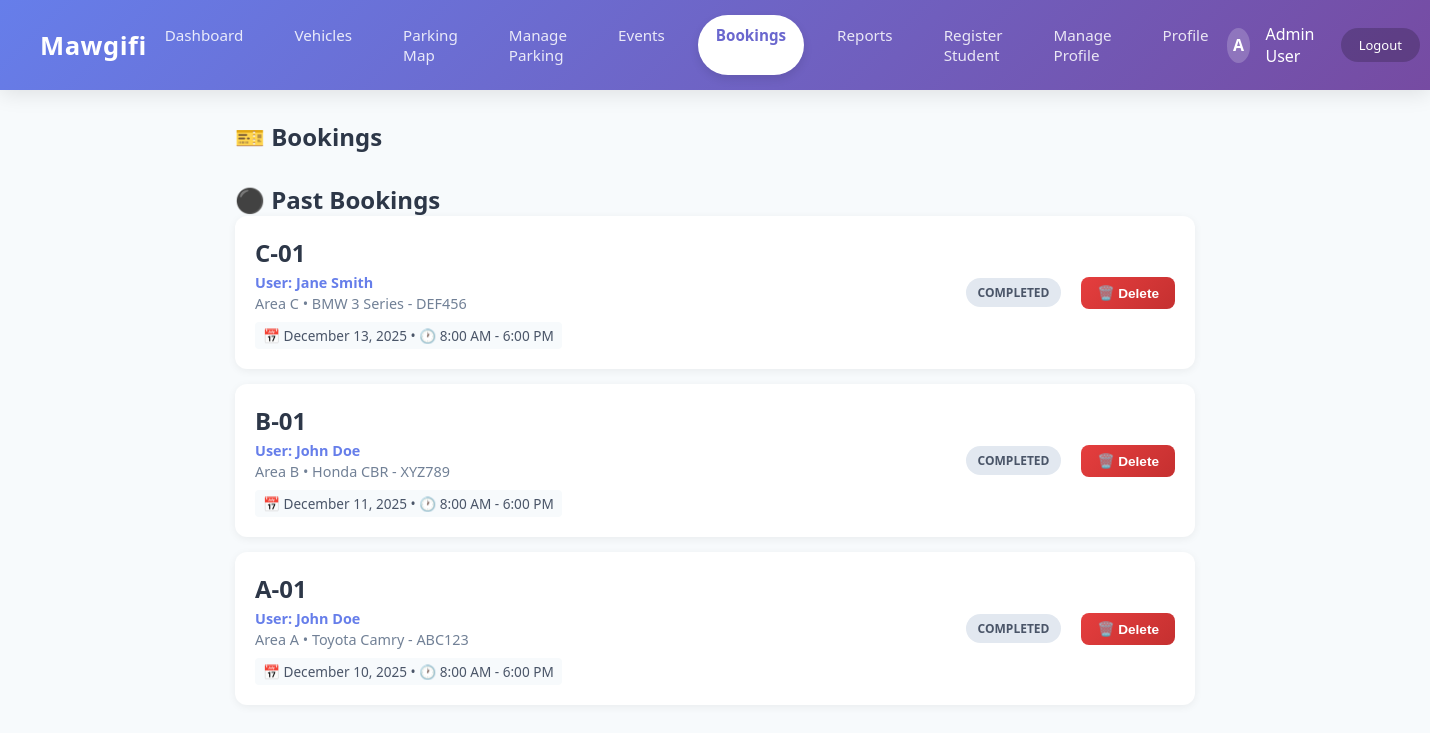
The page /modules/booking/index.php (signed in) on the database as committed earlier.
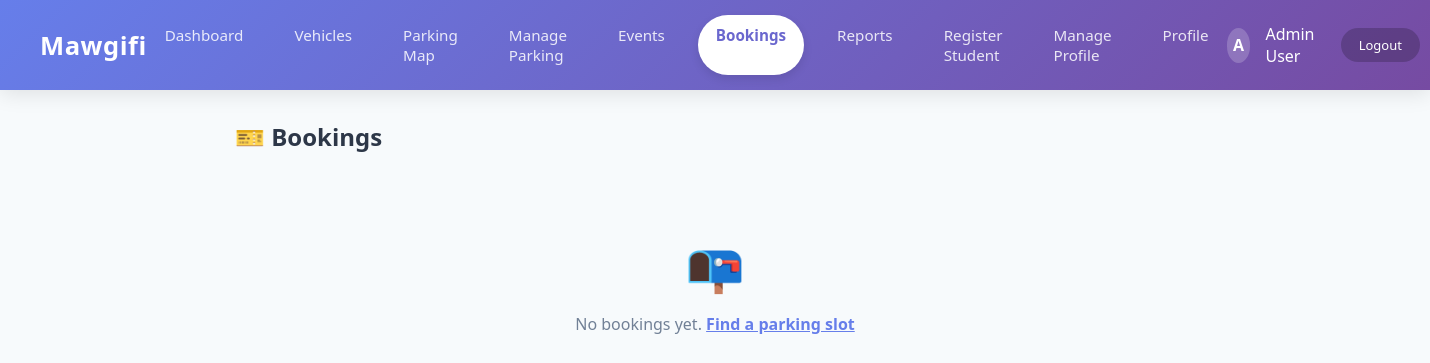
The same page on the database as committed later.
### tables this page shows
CREATE TABLE Booking (
    booking_id INT AUTO_INCREMENT PRIMARY KEY,
    vehicle_id INT NOT NULL,
    event_id INT,
    Space_id INT,
    Availability_id INT,
    booking_end DATETIME,
    booking_qr_code VARCHAR(255),
    created_at TIMESTAMP DEFAULT CURRENT_TIMESTAMP,
    updated_at TIMESTAMP DEFAULT CURRENT_TIMESTAMP ON UPDATE CURRENT_TIMESTAMP,
    Booking_invoice VARCHAR(255),
    booking_start DATETIME,
    check_in_time DATETIME NULL,
    check_out_time DATETIME NULL,
    status ENUM('pending', 'checked_in', 'completed', 'cancelled') DEFAULT 'pending',
    FOREIGN KEY (vehicle_id) REFERENCES Vehicle(vehicle_id) ON DELETE CASCADE ON UPDATE CASCADE,
    FOREIGN KEY (event_id) REFERENCES Event(event_id) ON DELETE SET NULL ON UPDATE CASCADE,
    FOREIGN KEY (Space_id) REFERENCES ParkingSpace(Space_id) ON DELETE SET NULL ON UPDATE CASCADE,
    FOREIGN KEY (Availability_id) REFERENCES Availability(Availability_id) ON DELETE SET NULL ON UPDATE CASCADE
);

CREATE TABLE ParkingSpace (
    Space_id INT AUTO_INCREMENT PRIMARY KEY,
    area_id INT NOT NULL,
    Availability_id INT,
    space_number VARCHAR(20) NOT NULL,
    qr_code VARCHAR(255),
    qr_img_path VARCHAR(255),
    created_at TIMESTAMP DEFAULT CURRENT_TIMESTAMP,
    updated_at TIMESTAMP DEFAULT CURRENT_TIMESTAMP ON UPDATE CURRENT_TIMESTAMP,
    FOREIGN KEY (area_id) REFERENCES ParkingArea(area_id) ON DELETE CASCADE ON UPDATE CASCADE,
    FOREIGN KEY (Availability_id) REFERENCES Availability(Availability_id) ON DELETE SET NULL ON UPDATE CASCADE
);

CREATE TABLE `User` (
    user_id INT AUTO_INCREMENT PRIMARY KEY,
    UserName VARCHAR(100) NOT NULL,
    Email VARCHAR(150) NOT NULL,
    PhoneNumber VARCHAR(20),
    UserType ENUM('admin', 'user', 'staff') DEFAULT 'user',
    created_at TIMESTAMP DEFAULT CURRENT_TIMESTAMP,
    updated_at TIMESTAMP DEFAULT CURRENT_TIMESTAMP ON UPDATE CURRENT_TIMESTAMP,
    password VARCHAR(255) NOT NULL,
    Address TEXT
);

CREATE TABLE ParkingArea (
    area_id INT AUTO_INCREMENT PRIMARY KEY,
    Availability_id INT,
    area_name VARCHAR(100) NOT NULL,
    area_type VARCHAR(50),
    created_at TIMESTAMP DEFAULT CURRENT_TIMESTAMP,
    updated_at TIMESTAMP DEFAULT CURRENT_TIMESTAMP ON UPDATE CURRENT_TIMESTAMP,
    AreaSize DECIMAL(10, 2),
    FOREIGN KEY (Availability_id) REFERENCES Availability(Availability_id) ON DELETE SET NULL ON UPDATE CASCADE
);

CREATE TABLE Vehicle (
    vehicle_id INT AUTO_INCREMENT PRIMARY KEY,
    user_id INT NOT NULL,
    vehicle_type VARCHAR(50),
    vehicle_model VARCHAR(100),
    license_plate VARCHAR(20) NOT NULL,
    grant_document VARCHAR(255),
    created_at TIMESTAMP DEFAULT CURRENT_TIMESTAMP,
    Approved_date DATETIME,
    status ENUM('pending', 'approved', 'rejected') DEFAULT 'pending',
    FOREIGN KEY (user_id) REFERENCES User(user_id) ON DELETE CASCADE ON UPDATE CASCADE
);

### modules/booking/index.php (the view, shortened to what this page needs)
<?php
$username = $_SESSION['username'] ?? 'User';
$user_type = $_SESSION['user_type'] ?? 'user';
$is_admin_or_staff = (strtolower($user_type) === 'admin' || strtolower($user_type) === 'staff');
$conn = getDBConnection();
if ($is_admin_or_staff) {
    $stmt = $conn->prepare(
        "SELECT b.*, ps.space_number, pa.area_name, v.license_plate, v.vehicle_model, u.UserName as student_name,
                DATE_FORMAT(b.booking_start, '%M %d, %Y') as booking_date,
                DATE_FORMAT(b.booking_start, '%h:%i %p') as start_time,
                DATE_FORMAT(b.booking_end, '%h:%i %p') as end_time
         FROM Booking b
         JOIN ParkingSpace ps ON b.Space_id = ps.Space_id
         LEFT JOIN ParkingArea pa ON ps.area_id = pa.area_id
         JOIN Vehicle v ON b.vehicle_id = v.vehicle_id
         JOIN User u ON v.user_id = u.user_id
         ORDER BY b.booking_start DESC"
    );
}
$stmt->execute();
$result = $stmt->get_result();
$bookings = $result->fetch_all(MYSQLI_ASSOC);
?>
<!DOCTYPE html>
<html lang="en">
<head>
    <link rel="stylesheet" href="../../assets/module.css">
</head>
<body>
    <nav class="navbar">
        <div class="brand">Mawgifi</div>
        <div class="nav-links">
            <?php if (isset($_SESSION['user_type']) && strtolower($_SESSION['user_type']) === 'admin'): ?>
                <a href="../../Moudel1/Admin.php?view=dashboard">Dashboard</a>
                <a href="../membership/index.php">Vehicles</a>
                <a href="../parking/index.php">Parking Map</a>
                <a href="../../admin/parking_management.php">Manage Parking</a>
                <a href="../../admin/event_management.php">Events</a>
                <a href="index.php" class="active">Bookings</a>
                <a href="../../Moudel1/Admin.php?view=reports">Reports</a>
                <a href="../../Moudel1/Admin.php?view=register">Register Student</a>
                <a href="../../Moudel1/Admin.php?view=manage">Manage Profile</a>
                <a href="../../Moudel1/Admin.php?view=profile">Profile</a>
            <?php endif; ?>
        </div>
        <div class="user-profile">
            <div class="avatar"><?= strtoupper(substr($username, 0, 1)) ?></div>
            <span><?= htmlspecialchars($username) ?></span>
            <a href="../../logout.php" class="logout-btn">Logout</a>
        </div>
    </nav>
    <div class="container">
        <h1 class="page-title">🎫 <?= $is_admin_or_staff ? 'Bookings' : 'My Bookings' ?></h1>
        <?php if (empty($bookings)): ?>
            <div class="empty-state">
                <span>📭</span>
                <p>No bookings yet. <a href="../parking/index.php">Find a parking slot</a></p>
            </div>
        <?php endif; ?>
        <?php if (!empty($bookings)): ?>
            <div class="bookings-container">
                <?php
                $grouped_bookings = ['active' => [], 'upcoming' => [], 'completed' => []];
                foreach ($bookings as $booking) {
                    $status = $booking['status'] ?? 'upcoming';
                    if (isset($grouped_bookings[$status])) {
                        $grouped_bookings[$status][] = $booking;
                    }
                }
                ?>
                <?php if (count($grouped_bookings['completed']) > 0): ?>
                    <h2 class="section-title" style="margin-top: 30px;">⚫ Past Bookings</h2>
                    <?php foreach ($grouped_bookings['completed'] as $booking): ?>
                        <div class="booking-card" id="booking-card-<?php echo $booking['booking_id']; ?>">
                            <div class="booking-info">
                                <div class="booking-slot">
                                    <?php echo htmlspecialchars($booking['space_number'] ?? 'N/A'); ?>
                                </div>
                                <div class="booking-details">
                                    <?php if (!empty($booking['student_name'])): ?>
                                        <div style="font-weight:600;color:#667eea;margin-bottom:2px;">User:
                                            <?php echo htmlspecialchars($booking['student_name']); ?>
                                        </div>
                                    <?php endif; ?>
                                    <?php echo htmlspecialchars($booking['area_name'] ?? 'Unknown Area'); ?> •
                                    <?php echo htmlspecialchars($booking['vehicle_model'] . ' - ' . $booking['license_plate']); ?>
                                </div>
                                <div class="booking-time">
                                    📅 <?php echo date('F j, Y', strtotime($booking['booking_start'])); ?> •
                                    🕐 <?php echo date('g:i A', strtotime($booking['booking_start'])); ?> -
                                    <?php echo date('g:i A', strtotime($booking['booking_end'])); ?>
                                </div>
                            </div>
                            <span class="status-badge completed">Completed</span>
                            <div class="booking-actions">
                                <button class="delete-btn"
                                    onclick="showDeleteConfirm(<?php echo $booking['booking_id']; ?>, '<?php echo htmlspecialchars($booking['space_number'] ?? 'N/A'); ?>')">
                                    🗑️ Delete
                                </button>
                            </div>
                        </div>
                    <?php endforeach; ?>
                <?php endif; ?>
            </div>
        <?php endif; ?>
    </div>
</body>
</html>

### assets/module.css (style rules this page uses)
:root { --primary-grad: linear-gradient(135deg, #667eea 0%, #764ba2 100%); --text-dark: #2d3748; --text-light: #718096; --bg-light: #f7fafc; --success: #c6f6d5; --success-text: #276749; --warning: #fef3c7; --warning-text: #92400e; --error: #fed7d7; --error-text: #c53030; }
* { margin: 0; padding: 0; box-sizing: border-box; }
body { font-family: 'Segoe UI', sans-serif; background: var(--bg-light); color: var(--text-dark); }
.navbar { background: var(--primary-grad); color: #fff; padding: 15px 40px; display: flex; justify-content: space-between; align-items: center; box-shadow: 0 4px 20px rgba(0, 0, 0, 0.1); }
.navbar .brand { font-size: 1.6rem; font-weight: 800; letter-spacing: 0.5px; }
.nav-links { display: flex; gap: 15px; }
.nav-links a { color: rgba(255, 255, 255, 0.85); text-decoration: none; padding: 10px 18px; border-radius: 50px; font-weight: 500; transition: all 0.3s ease; font-size: 0.95rem; }
.nav-links a.active { background: #fff; color: #6a67ce; font-weight: 700; box-shadow: 0 4px 10px rgba(0, 0, 0, 0.1); }
.user-profile { display: flex; align-items: center; gap: 15px; }
.avatar { width: 35px; height: 35px; background: rgba(255, 255, 255, 0.2); border-radius: 50%; display: flex; align-items: center; justify-content: center; font-weight: bold; }
.logout-btn { background: rgba(0, 0, 0, 0.2); color: #fff; padding: 8px 18px; border-radius: 20px; text-decoration: none; font-size: 13px; }
.container { max-width: 1000px; margin: 30px auto; padding: 0 20px; }
.page-title { font-size: 1.5rem; margin-bottom: 20px; }
.booking-status, .status-badge { padding: 6px 14px; border-radius: 20px; font-size: 0.75rem; font-weight: 600; display: inline-block; }

### modules/booking/index.php (style rules this page uses)
.empty-state { text-align: center; padding: 60px 20px; color: #718096; }
.empty-state span { font-size: 3rem; display: block; margin-bottom: 15px; }
.empty-state a { color: #667eea; font-weight: 600; }
.booking-card { background: #fff; border-radius: 12px; padding: 20px; margin-bottom: 15px; box-shadow: 0 2px 8px rgba(0, 0, 0, 0.06); display: flex; gap: 20px; align-items: center; }
.booking-info { flex: 1; }
.booking-slot { font-size: 1.5rem; font-weight: bold; color: #2d3748; }
.booking-details { color: #718096; font-size: 0.9rem; margin: 4px 0; }
.booking-time { font-size: 0.85rem; color: #4a5568; background: #f7fafc; padding: 4px 8px; border-radius: 4px; display: inline-block; margin-top: 5px; }
.status-badge { padding: 6px 12px; border-radius: 20px; font-size: 0.75rem; font-weight: 600; text-transform: uppercase; }
.status-badge.completed { background: #e2e8f0; color: #4a5568; }
.booking-actions { display: flex; gap: 10px; align-items: center; }
.delete-btn { background: linear-gradient(135deg, #e53e3e 0%, #c53030 100%); color: white; border: none; padding: 8px 16px; border-radius: 8px; cursor: pointer; font-weight: 600; font-size: 0.85rem; transition: transform 0.2s, opacity 0.2s; }

Rows that differ between the two databases and show on the page:
removed booking: Space.space_number "C-01", user.UserName "Jane Smith", parkingarea.area_name "Area C", vehicle.license_plate "BMW 3 Series - DEF456", booking_start "December 13, 2025", booking_start "8:00 AM", booking_end "6:00 PM"
removed booking: Space.space_number "B-01", user.UserName "John Doe", parkingarea.area_name "Area B", vehicle.license_plate "Honda CBR - XYZ789", booking_start "December 11, 2025", booking_start "8:00 AM", booking_end "6:00 PM"
removed booking: Space.space_number "A-01", user.UserName "John Doe", parkingarea.area_name "Area A", vehicle.license_plate "Toyota Camry - ABC123", booking_start "December 10, 2025", booking_start "8:00 AM", booking_end "6:00 PM"
Other text that changed with them:
text no longer shown: "⚫ Past Bookings"
text now shown: "📭 No bookings yet. Find a parking slot"
